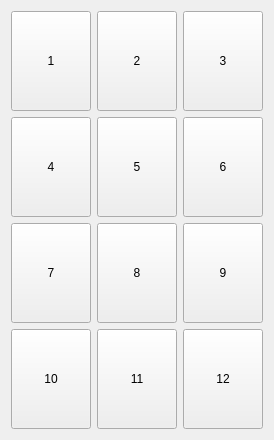
     <widget class="QWidget" name="Frame_12">
      <attribute name="title">
       <string>Frame 12</string>
      </attribute>
      <layout class="QGridLayout" name="gridLayout_6">
       <item row="0" column="0">
        <widget class="QPushButton" name="pushButton_1_Frame12">
         <property name="sizePolicy">
          <sizepolicy hsizetype="Expanding" vsizetype="Expanding">
           <horstretch>0</horstretch>
           <verstretch>0</verstretch>
          </sizepolicy>
         </property>
         <property name="minimumSize">
          <size>
           <width>0</width>
           <height>100</height>
          </size>
         </property>
         <property name="text">
          <string>1</string>
         </property>
        </widget>
       </item>
       <item row="0" column="1">
        <widget class="QPushButton" name="pushButton_2_Frame12">
         <property name="sizePolicy">
          <sizepolicy hsizetype="Expanding" vsizetype="Expanding">
           <horstretch>0</horstretch>
           <verstretch>0</verstretch>
          </sizepolicy>
         </property>
         <property name="minimumSize">
          <size>
           <width>0</width>
           <height>100</height>
          </size>
         </property>
         <property name="text">
          <string>2</string>
         </property>
        </widget>
       </item>
       <item row="0" column="2">
        <widget class="QPushButton" name="pushButton_3_Frame12">
         <property name="sizePolicy">
          <sizepolicy hsizetype="Expanding" vsizetype="Expanding">
           <horstretch>0</horstretch>
           <verstretch>0</verstretch>
          </sizepolicy>
         </property>
         <property name="minimumSize">
          <size>
           <width>0</width>
           <height>100</height>
          </size>
         </property>
         <property name="text">
          <string>3</string>
         </property>
        </widget>
       </item>
       <item row="1" column="0">
        <widget class="QPushButton" name="pushButton_4_Frame12">
         <property name="sizePolicy">
          <sizepolicy hsizetype="Expanding" vsizetype="Expanding">
           <horstretch>0</horstretch>
           <verstretch>0</verstretch>
          </sizepolicy>
         </property>
         <property name="minimumSize">
          <size>
           <width>0</width>
           <height>100</height>
          </size>
         </property>
         <property name="text">
          <string>4</string>
         </property>
        </widget>
       </item>
       <item row="1" column="1">
        <widget class="QPushButton" name="pushButton_5_Frame12">
         <property name="sizePolicy">
          <sizepolicy hsizetype="Expanding" vsizetype="Expanding">
           <horstretch>0</horstretch>
           <verstretch>0</verstretch>
          </sizepolicy>
         </property>
         <property name="minimumSize">
          <size>
           <width>0</width>
           <height>100</height>
          </size>
         </property>
         <property name="text">
          <string>5</string>
         </property>
        </widget>
       </item>
       <item row="1" column="2">
        <widget class="QPushButton" name="pushButton_6_Frame12">
         <property name="sizePolicy">
          <sizepolicy hsizetype="Expanding" vsizetype="Expanding">
           <horstretch>0</horstretch>
           <verstretch>0</verstretch>
          </sizepolicy>
         </property>
         <property name="minimumSize">
          <size>
           <width>0</width>
           <height>100</height>
          </size>
         </property>
         <property name="text">
          <string>6</string>
         </property>
        </widget>
       </item>
       <item row="2" column="0">
        <widget class="QPushButton" name="pushButton_7_Frame12">
         <property name="sizePolicy">
          <sizepolicy hsizetype="Expanding" vsizetype="Expanding">
           <horstretch>0</horstretch>
           <verstretch>0</verstretch>
          </sizepolicy>
         </property>
         <property name="minimumSize">
          <size>
           <width>0</width>
           <height>100</height>
          </size>
         </property>
         <property name="text">
          <string>7</string>
         </property>
        </widget>
       </item>
       <item row="2" column="1">
        <widget class="QPushButton" name="pushButton_8_Frame12">
         <property name="sizePolicy">
          <sizepolicy hsizetype="Expanding" vsizetype="Expanding">
           <horstretch>0</horstretch>
           <verstretch>0</verstretch>
          </sizepolicy>
         </property>
         <property name="minimumSize">
          <size>
           <width>0</width>
           <height>100</height>
          </size>
         </property>
         <property name="text">
          <string>8</string>
         </property>
        </widget>
       </item>
       <item row="2" column="2">
        <widget class="QPushButton" name="pushButton_9_Frame12">
         <property name="sizePolicy">
          <sizepolicy hsizetype="Expanding" vsizetype="Expanding">
           <horstretch>0</horstretch>
           <verstretch>0</verstretch>
          </sizepolicy>
         </property>
         <property name="minimumSize">
          <size>
           <width>0</width>
           <height>100</height>
          </size>
         </property>
         <property name="text">
          <string>9</string>
         </property>
        </widget>
       </item>
       <item row="3" column="0">
        <widget class="QPushButton" name="pushButton_10_Frame12">
         <property name="sizePolicy">
          <sizepolicy hsizetype="Expanding" vsizetype="Expanding">
           <horstretch>0</horstretch>
           <verstretch>0</verstretch>
          </sizepolicy>
         </property>
         <property name="minimumSize">
          <size>
           <width>0</width>
           <height>100</height>
          </size>
         </property>
         <property name="text">
          <string>10</string>
         </property>
        </widget>
       </item>
       <item row="3" column="1">
        <widget class="QPushButton" name="pushButton_11_Frame12">
         <property name="sizePolicy">
          <sizepolicy hsizetype="Expanding" vsizetype="Expanding">
           <horstretch>0</horstretch>
           <verstretch>0</verstretch>
          </sizepolicy>
         </property>
         <property name="minimumSize">
          <size>
           <width>0</width>
           <height>100</height>
          </size>
         </property>
         <property name="text">
          <string>11</string>
         </property>
        </widget>
       </item>
       <item row="3" column="2">
        <widget class="QPushButton" name="pushButton_12_Frame12">
         <property name="sizePolicy">
          <sizepolicy hsizetype="Expanding" vsizetype="Expanding">
           <horstretch>0</horstretch>
           <verstretch>0</verstretch>
          </sizepolicy>
         </property>
         <property name="minimumSize">
          <size>
           <width>0</width>
           <height>100</height>
          </size>
         </property>
         <property name="text">
          <string>12</string>
         </property>
        </widget>
       </item>
      </layout>
     </widget>
